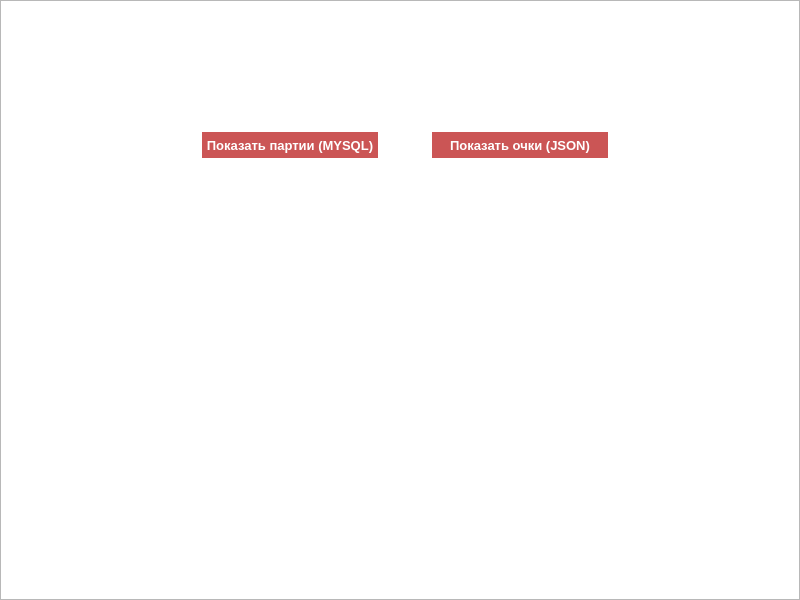
<?xml version="1.0" encoding="UTF-8"?>
<ui version="4.0">
 <class>Record</class>
 <widget class="QWidget" name="Record">
  <property name="geometry">
   <rect>
    <x>0</x>
    <y>0</y>
    <width>800</width>
    <height>600</height>
   </rect>
  </property>
  <property name="maximumSize">
   <size>
    <width>800</width>
    <height>600</height>
   </size>
  </property>
  <property name="windowTitle">
   <string>Records</string>
  </property>
  <property name="windowIcon">
   <iconset resource="res.qrc">
    <normaloff>:/images/images/icon.ico</normaloff>:/images/images/icon.ico</iconset>
  </property>
  <widget class="QPushButton" name="back">
   <property name="geometry">
    <rect>
     <x>10</x>
     <y>10</y>
     <width>30</width>
     <height>50</height>
    </rect>
   </property>
   <property name="cursor">
    <cursorShape>PointingHandCursor</cursorShape>
   </property>
   <property name="styleSheet">
    <string notr="true">background-image: url(&quot;:/images/images/arrow-right.png&quot;);
background-repeat: no-repeat;
border: 0;</string>
   </property>
   <property name="text">
    <string/>
   </property>
  </widget>
  <widget class="QPushButton" name="show_mysql">
   <property name="geometry">
    <rect>
     <x>200</x>
     <y>130</y>
     <width>180</width>
     <height>30</height>
    </rect>
   </property>
   <property name="font">
    <font>
     <pointsize>10</pointsize>
     <weight>75</weight>
     <bold>true</bold>
    </font>
   </property>
   <property name="cursor">
    <cursorShape>PointingHandCursor</cursorShape>
   </property>
   <property name="styleSheet">
    <string notr="true">background-color: #cb5555;
border: 2px solid white;
color: #fff;</string>
   </property>
   <property name="text">
    <string>Показать партии (MYSQL)</string>
   </property>
  </widget>
  <widget class="QPushButton" name="show_json">
   <property name="geometry">
    <rect>
     <x>430</x>
     <y>130</y>
     <width>180</width>
     <height>30</height>
    </rect>
   </property>
   <property name="font">
    <font>
     <pointsize>10</pointsize>
     <weight>75</weight>
     <bold>true</bold>
    </font>
   </property>
   <property name="cursor">
    <cursorShape>PointingHandCursor</cursorShape>
   </property>
   <property name="styleSheet">
    <string notr="true">background-color: #cb5555;
border: 2px solid white;
color: #fff;</string>
   </property>
   <property name="text">
    <string>Показать очки (JSON)</string>
   </property>
  </widget>
  <widget class="QTableView" name="tableView">
   <property name="enabled">
    <bool>true</bool>
   </property>
   <property name="geometry">
    <rect>
     <x>220</x>
     <y>190</y>
     <width>800</width>
     <height>600</height>
    </rect>
   </property>
   <property name="sizePolicy">
    <sizepolicy hsizetype="Expanding" vsizetype="Expanding">
     <horstretch>0</horstretch>
     <verstretch>0</verstretch>
    </sizepolicy>
   </property>
   <property name="minimumSize">
    <size>
     <width>800</width>
     <height>600</height>
    </size>
   </property>
   <property name="maximumSize">
    <size>
     <width>800</width>
     <height>600</height>
    </size>
   </property>
   <property name="font">
    <font>
     <family>Segoe UI</family>
     <pointsize>11</pointsize>
     <weight>75</weight>
     <bold>true</bold>
    </font>
   </property>
   <property name="layoutDirection">
    <enum>Qt::LeftToRight</enum>
   </property>
   <property name="autoFillBackground">
    <bool>false</bool>
   </property>
   <property name="styleSheet">
    <string notr="true">background-color: transparent;
color: #fff;
border: 0;</string>
   </property>
   <property name="frameShape">
    <enum>QFrame::NoFrame</enum>
   </property>
   <property name="frameShadow">
    <enum>QFrame::Plain</enum>
   </property>
   <property name="lineWidth">
    <number>0</number>
   </property>
   <property name="verticalScrollBarPolicy">
    <enum>Qt::ScrollBarAlwaysOff</enum>
   </property>
   <property name="autoScroll">
    <bool>false</bool>
   </property>
   <property name="autoScrollMargin">
    <number>0</number>
   </property>
   <property name="editTriggers">
    <set>QAbstractItemView::NoEditTriggers</set>
   </property>
   <property name="tabKeyNavigation">
    <bool>false</bool>
   </property>
   <property name="showDropIndicator" stdset="0">
    <bool>false</bool>
   </property>
   <property name="dragEnabled">
    <bool>false</bool>
   </property>
   <property name="dragDropOverwriteMode">
    <bool>false</bool>
   </property>
   <property name="alternatingRowColors">
    <bool>false</bool>
   </property>
   <property name="selectionMode">
    <enum>QAbstractItemView::NoSelection</enum>
   </property>
   <property name="textElideMode">
    <enum>Qt::ElideNone</enum>
   </property>
   <property name="showGrid">
    <bool>false</bool>
   </property>
   <property name="gridStyle">
    <enum>Qt::NoPen</enum>
   </property>
   <property name="sortingEnabled">
    <bool>false</bool>
   </property>
   <property name="wordWrap">
    <bool>true</bool>
   </property>
   <property name="cornerButtonEnabled">
    <bool>false</bool>
   </property>
   <attribute name="horizontalHeaderCascadingSectionResizes">
    <bool>false</bool>
   </attribute>
   <attribute name="horizontalHeaderHighlightSections">
    <bool>false</bool>
   </attribute>
   <attribute name="horizontalHeaderShowSortIndicator" stdset="0">
    <bool>false</bool>
   </attribute>
   <attribute name="horizontalHeaderStretchLastSection">
    <bool>false</bool>
   </attribute>
   <attribute name="verticalHeaderVisible">
    <bool>false</bool>
   </attribute>
   <attribute name="verticalHeaderHighlightSections">
    <bool>false</bool>
   </attribute>
   <attribute name="verticalHeaderMinimumSectionSize">
    <number>5</number>
   </attribute>
  </widget>
  <widget class="QGraphicsView" name="graphicsView">
   <property name="geometry">
    <rect>
     <x>0</x>
     <y>0</y>
     <width>800</width>
     <height>600</height>
    </rect>
   </property>
   <property name="maximumSize">
    <size>
     <width>800</width>
     <height>600</height>
    </size>
   </property>
   <property name="styleSheet">
    <string notr="true">background-image: url(&quot;:/images/images/background-records.png&quot;);</string>
   </property>
  </widget>
  <zorder>graphicsView</zorder>
  <zorder>back</zorder>
  <zorder>show_mysql</zorder>
  <zorder>show_json</zorder>
  <zorder>tableView</zorder>
 </widget>
 <resources>
  <include location="res.qrc"/>
 </resources>
 <connections/>
</ui>
